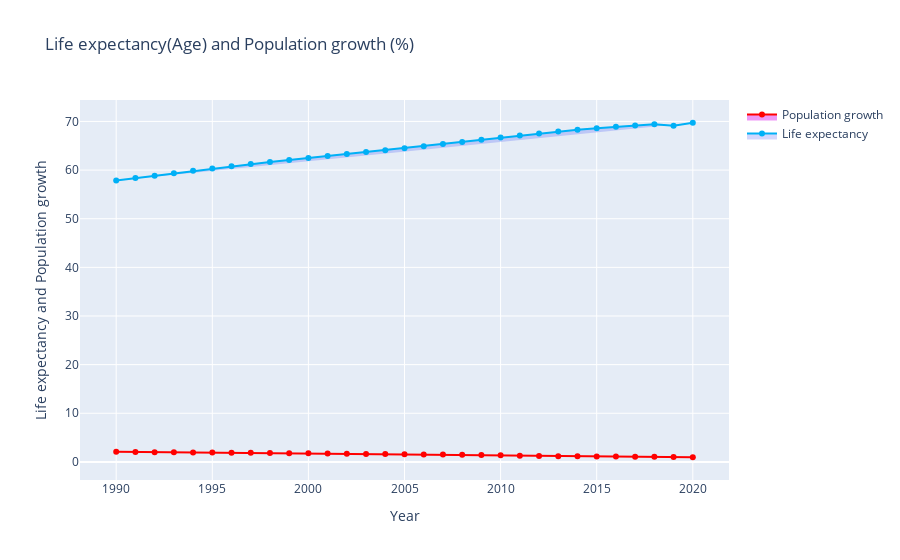

The notebook cell this image was saved under:
### Code cell
fig = go.Figure()
fig.add_trace(go.Scatter(x=df['Year'], y=df['Population growth (annual %)'],
                             fill='toself',
    fillcolor='rgba(231,107,243,0.7)',
    line_color='rgba(255,0,0,1)',
    
                    mode='lines+markers',
                    name='Population growth'))
fig.add_trace(go.Scatter(x=df['Year'], y=df['Life expectancy at birth, total (years)'],
                         line_color='rgb(0,176,246)',
                             fill='toself',
    fillcolor='rgba(31,50,243,0.2)',
                    mode='lines+markers',
                    name='Life expectancy'))
fig.update_layout(title='Life expectancy(Age) and Population growth (%)',
                   xaxis_title='Year',
                   yaxis_title='Life expectancy and Population growth')
fig.show()

### Figure 1 — Plotly figure (JSON) as saved in the notebook; plotly's stock layout.template omitted (floating-point values rounded to 4 significant figures)
{"data": [{"fill": "toself", "fillcolor": "rgba(231,107,243,0.7)", "line": {"color": "rgba(255,0,0,1)"}, "mode": "lines+markers", "name": "Population growth", "type": "scatter", "x": [1990, 1991, 1992, 1993, 1994, 1995, 1996, 1997, 1998, 1999, 2000, 2001, 2002, 2003, 2004, 2005, 2006, 2007, 2008, 2009, 2010, 2011, 2012, 2013, 2014, 2015, 2016, 2017, 2018, 2019, 2020], "y": [2.076, 2.04, 2.003, 1.971, 1.943, 1.919, 1.895, 1.869, 1.84, 1.806, 1.768, 1.729, 1.69, 1.651, 1.615, 1.58, 1.546, 1.509, 1.465, 1.411, 1.35, 1.289, 1.232, 1.183, 1.146, 1.117, 1.09, 1.063, 1.037, 1.015, 0.96]}, {"fill": "toself", "fillcolor": "rgba(31,50,243,0.2)", "line": {"color": "rgb(0,176,246)"}, "mode": "lines+markers", "name": "Life expectancy", "type": "scatter", "x": [1990, 1991, 1992, 1993, 1994, 1995, 1996, 1997, 1998, 1999, 2000, 2001, 2002, 2003, 2004, 2005, 2006, 2007, 2008, 2009, 2010, 2011, 2012, 2013, 2014, 2015, 2016, 2017, 2018, 2019, 2020], "y": [57.87, 58.35, 58.85, 59.35, 59.84, 60.32, 60.78, 61.23, 61.67, 62.09, 62.51, 62.91, 63.3, 63.7, 64.09, 64.5, 64.92, 65.35, 65.79, 66.24, 66.69, 67.13, 67.55, 67.93, 68.29, 68.61, 68.9, 69.17, 69.42, 69.12, 69.73]}], "layout": {"title": {"text": "Life expectancy(Age) and Population growth (%)"}, "xaxis": {"title": {"text": "Year"}}, "yaxis": {"title": {"text": "Life expectancy and Population growth"}}}}
